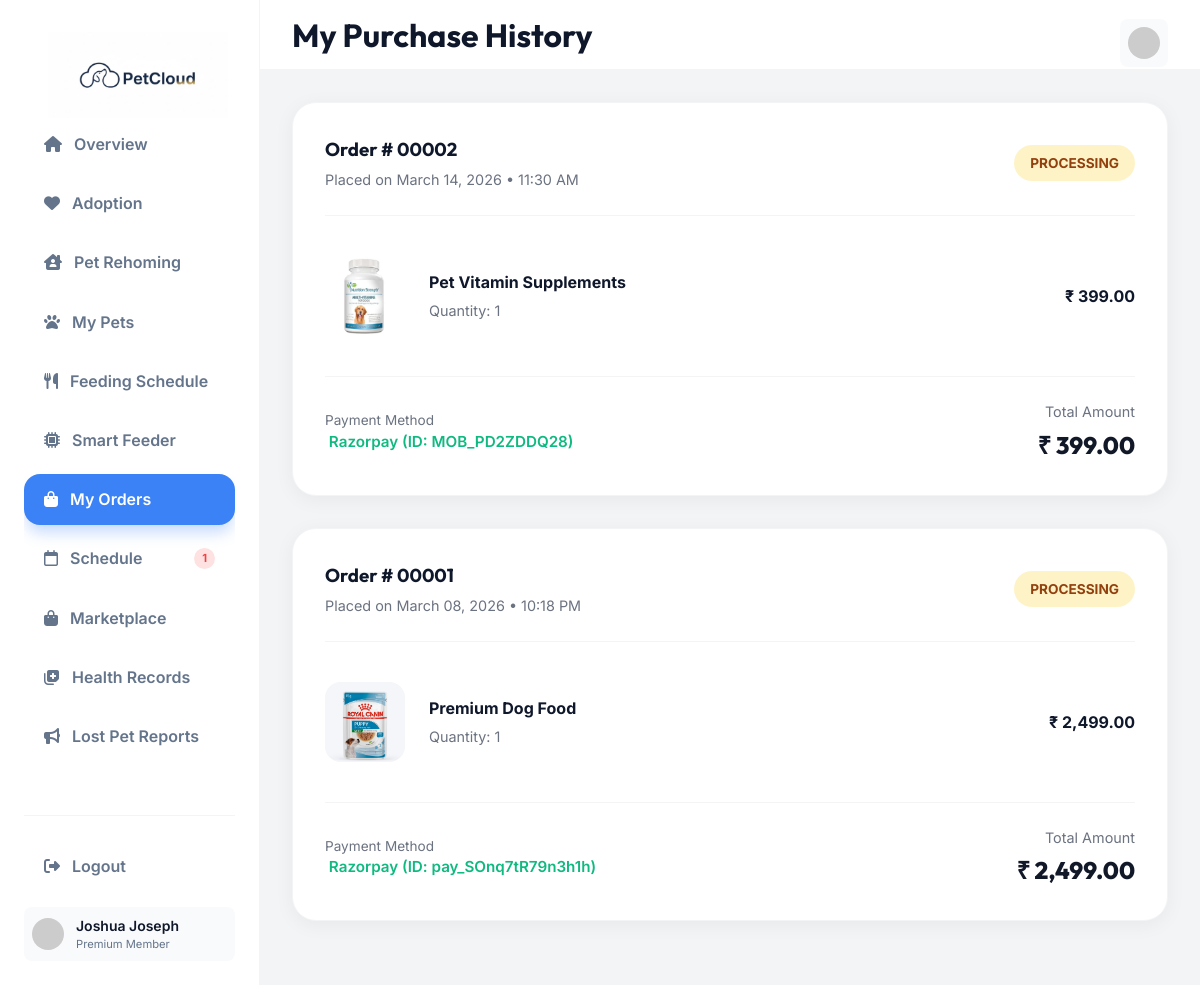
The page /my-orders.php (signed in) on the database its author committed.
### tables this page shows
CREATE TABLE `orders` (
  `id` int(11) NOT NULL,
  `user_id` int(11) NOT NULL,
  `payment_id` varchar(255) DEFAULT NULL,
  `total_amount` decimal(10,2) NOT NULL,
  `shipping_address` text DEFAULT NULL,
  `city` varchar(100) DEFAULT NULL,
  `zip_code` varchar(20) DEFAULT NULL,
  `status` varchar(50) DEFAULT 'Processing',
  `created_at` timestamp NOT NULL DEFAULT current_timestamp(),
  `payment_method` varchar(50) DEFAULT NULL,
  `address` text DEFAULT NULL,
  `phone` varchar(20) DEFAULT NULL
);

CREATE TABLE `order_items` (
  `id` int(11) NOT NULL,
  `order_id` int(11) NOT NULL,
  `product_id` int(11) NOT NULL,
  `quantity` int(11) NOT NULL,
  `price_at_purchase` decimal(10,2) NOT NULL
);

CREATE TABLE `products` (
  `id` int(11) NOT NULL,
  `shop_id` int(11) NOT NULL,
  `name` varchar(255) NOT NULL,
  `description` text DEFAULT NULL,
  `price` decimal(10,2) NOT NULL,
  `category` varchar(100) DEFAULT NULL,
  `image_url` text DEFAULT NULL,
  `stock` int(11) DEFAULT 100,
  `created_at` timestamp NOT NULL DEFAULT current_timestamp(),
  `status` enum('active','inactive') DEFAULT 'active',
  `discount` int(11) DEFAULT 0
);

### my-orders.php (the view, shortened to what this page needs)
<?php
require_once 'db_connect.php';
$user_id = $_SESSION['user_id'];
$user_name = $_SESSION['user_name'] ?? 'Pet Lover';
$stmt = $pdo->prepare("SELECT * FROM orders WHERE user_id = ? AND status != 'Cancelled' ORDER BY created_at DESC");
$stmt->execute([$user_id]);
$orders = $stmt->fetchAll();
?>
<!DOCTYPE html>
<html lang="en">
<head>
    <link rel="stylesheet" href="https://cdnjs.cloudflare.com/ajax/libs/font-awesome/6.4.0/css/all.min.css">
    <link rel="stylesheet" href="css/styles.css">
</head>
<body class="dashboard-page">
    <div class="dashboard-container">
        <?php include 'user-sidebar.php'; ?>
        <main class="main-content">
            <header class="top-header">
                <h1 style="font-family: 'Outfit';">My Purchase History</h1>
                <div class="user-mini-profile">
                    <img src="https://ui-avatars.com/api/?name=<?php echo urlencode($user_name); ?>&background=random"
                        class="mini-avatar">
                </div>
            </header>
            <div class="content-wrapper">
                <?php if (empty($orders)): ?>
                    <div style="text-align: center; padding: 5rem 2rem; background: white; border-radius: 2rem;">
                        <i class="fa-solid fa-box-open" style="font-size: 4rem; color: #d1d5db; margin-bottom: 1.5rem;"></i>
                        <h2 style="font-family: 'Outfit';">No orders found</h2>
                        <p style="color: #6b7280; margin-bottom: 2rem;">You haven't purchased anything yet.</p>
                        <a href="marketplace.php" class="btn btn-primary"
                            style="padding: 1rem 2.5rem; text-decoration: none;">Browse Marketplace</a>
                    </div>
                <?php else: ?>
                    <?php foreach ($orders as $order): ?>
                        <div class="order-card">
                            <div class="order-header">
                                <div>
                                    <h3 style="font-family: 'Outfit'; margin-bottom: 0.25rem;">Order #
                                        <?php echo str_pad($order['id'], 5, '0', STR_PAD_LEFT); ?>
                                    </h3>
                                    <span style="color: #6b7280; font-size: 0.9rem;">Placed on
                                        <?php echo date('F d, Y • h:i A', strtotime($order['created_at'])); ?>
                                    </span>
                                </div>
                                <span class="status-badge status-<?php echo strtolower($order['status']); ?>">
                                    <?php echo $order['status']; ?>
                                </span>
                            </div>
                            <div class="order-items">
                                <?php
                                $itemsStmt = $pdo->prepare("
                                    SELECT oi.*, p.name, p.image_url
                                    FROM order_items oi
                                    JOIN products p ON oi.product_id = p.id
                                    WHERE oi.order_id = ?
                                ");
                                $itemsStmt->execute([$order['id']]);
                                $items = $itemsStmt->fetchAll();
                                foreach ($items as $item):
                                    ?>
                                    <?php
                                    $workingImages = [
                                        'Bird Seed Mix' => 'images/bird_feed.webp',
                                        'Chew Bone' => 'images/chew_bone.jpg',
                                        'Pet Vitamin Supplements' => 'images/Pet Vitamin Supplements.webp',
                                        'Comfort Pet Bed' => 'images/Comfort Pet Bed.webp',
                                        'Interactive Cat Toy' => 'images/cat_toy.jpg',
                                        'Premium Dog Food' => 'images/premium_dog_food.webp',
                                        'Puppy Food' => 'images/puppy_food.avif'
                                    ];
                                    $img = $workingImages[$item['name']] ?? $item['image_url'];
                                    ?>
                                    <div class="item-row">
                                        <img src="<?php echo htmlspecialchars($img ?? ''); ?>" class="item-image">
                                        <div style="flex: 1;">
                                            <h4 style="margin-bottom: 0.25rem;">
                                                <?php echo htmlspecialchars($item['name'] ?? 'Product'); ?>
                                            </h4>
                                            <span style="color: #6b7280; font-size: 0.9rem;">Quantity:
                                                <?php echo $item['quantity']; ?>
                                            </span>
                                        </div>
                                        <div style="text-align: right; font-weight: 700;">
                                            ₹
                                            <?php echo number_format($item['price_at_purchase'] * $item['quantity'], 2); ?>
                                        </div>
                                    </div>
                                <?php endforeach; ?>
                            </div>
                            <div class="order-footer">
                                <div>
                                    <div style="font-size: 0.85rem; color: #6b7280;">Payment Method</div>
                                    <div style="font-weight: 600; font-size: 0.95rem; color: #10b981;">
                                        <i class="fa-solid fa-shield-check"></i> Razorpay (ID:
                                        <?php echo htmlspecialchars($order['payment_id'] ?? 'N/A'); ?>)
                                    </div>
                                </div>
                                <div style="text-align: right;">
                                    <div style="font-size: 0.9rem; color: #6b7280; margin-bottom: 0.25rem;">Total Amount</div>
                                    <div style="font-size: 1.5rem; font-weight: 800; color: #111827; font-family: 'Outfit';">
                                        ₹
                                        <?php echo number_format($order['total_amount'], 2); ?>
                                    </div>
                                </div>
                            </div>
                        </div>
                    <?php endforeach; ?>
                <?php endif; ?>
            </div>
        </main>
    </div>
</body>
</html>

### css/styles.css (style rules this page uses)
:root { --primary-color: #3b82f6; --primary-hover: #2563eb; --text-main: #0f172a; --text-muted: #64748b; --bg-light: #fefcf9; --white: #ffffff; --border-color: #f1f5f9; --accent-yellow: #fde68a; --accent-green: #10b981; --glass-bg: rgba(255, 255, 255, 0.7); --shadow-premium: 0 20px 25px -5px rgba(0, 0, 0, 0.05), 0 10px 10px -5px rgba(0, 0, 0, 0.02); --shadow-lg: 0 10px 15px -3px rgba(0, 0, 0, 0.1); }
* { margin: 0; padding: 0; box-sizing: border-box; font-family: 'Inter', 'Outfit', sans-serif; }
body { background-color: var(--bg-light); color: var(--text-main); line-height: 1.5; -webkit-font-smoothing: antialiased; overflow-x: hidden; }
h1, h2, h3, h4, h5, h6 { font-weight: 700; color: var(--text-main); }
.dashboard-page { background-color: #f3f4f6; display: block; height: 100vh; overflow: hidden; }
.dashboard-container { display: flex; height: 100%; }
.user-mini-profile { display: flex; align-items: center; gap: 0.75rem; margin-top: 1rem; padding: 0.5rem; border-radius: 0.5rem; background: #f9fafb; }
.mini-avatar { width: 32px; height: 32px; border-radius: 50%; }
.main-content { flex: 1; display: flex; flex-direction: column; overflow: hidden; }
.top-header { height: 70px; background: white; border-bottom: 1px solid var(--border-color); display: flex; align-items: center; justify-content: space-between; padding: 0 2rem; }
.content-wrapper { flex: 1; overflow-y: auto; padding: 2rem; }

### my-orders.php (style rules this page uses)
.order-card { background: white; border-radius: 1.5rem; padding: 2rem; margin-bottom: 2rem; box-shadow: 0 4px 20px rgba(0, 0, 0, 0.05); border: 1px solid #f3f4f6; }
.order-header { display: flex; justify-content: space-between; align-items: center; padding-bottom: 1.5rem; border-bottom: 1px solid #f3f4f6; margin-bottom: 1.5rem; }
.status-badge { padding: 0.5rem 1rem; border-radius: 2rem; font-size: 0.85rem; font-weight: 700; text-transform: uppercase; }
.status-processing { background: #fef3c7; color: #92400e; }
.item-row { display: flex; align-items: center; gap: 1.5rem; padding: 1rem 0; }
.item-image { width: 80px; height: 80px; border-radius: 1rem; object-fit: cover; background: #f9fafb; }
.order-footer { margin-top: 1.5rem; padding-top: 1.5rem; border-top: 1px solid #f3f4f6; display: flex; justify-content: space-between; align-items: center; }

### rows shown on the page
orders: id "00002", created_at "March 14, 2026 • 11:30 AM", status "PROCESSING", payment "MOB_PD2ZDDQ28", total_amount "399.00"
order_items: product.name (picture), product.name "Pet Vitamin Supplements", quantity "1", $item['price_at_purchase']*$item['quantity'] "399.00"
orders: id "00001", created_at "March 08, 2026 • 10:18 PM", status "PROCESSING", payment "pay_SOnq7tR79n3h1h", total_amount "2,499.00"
order_items: shows a picture, product.name "Premium Dog Food", quantity "1", $item['price_at_purchase'] * $item['quantity'] "2,499.00"

### other values the page prints
$upcomingCount "1"
$user_name "Joshua Joseph"
